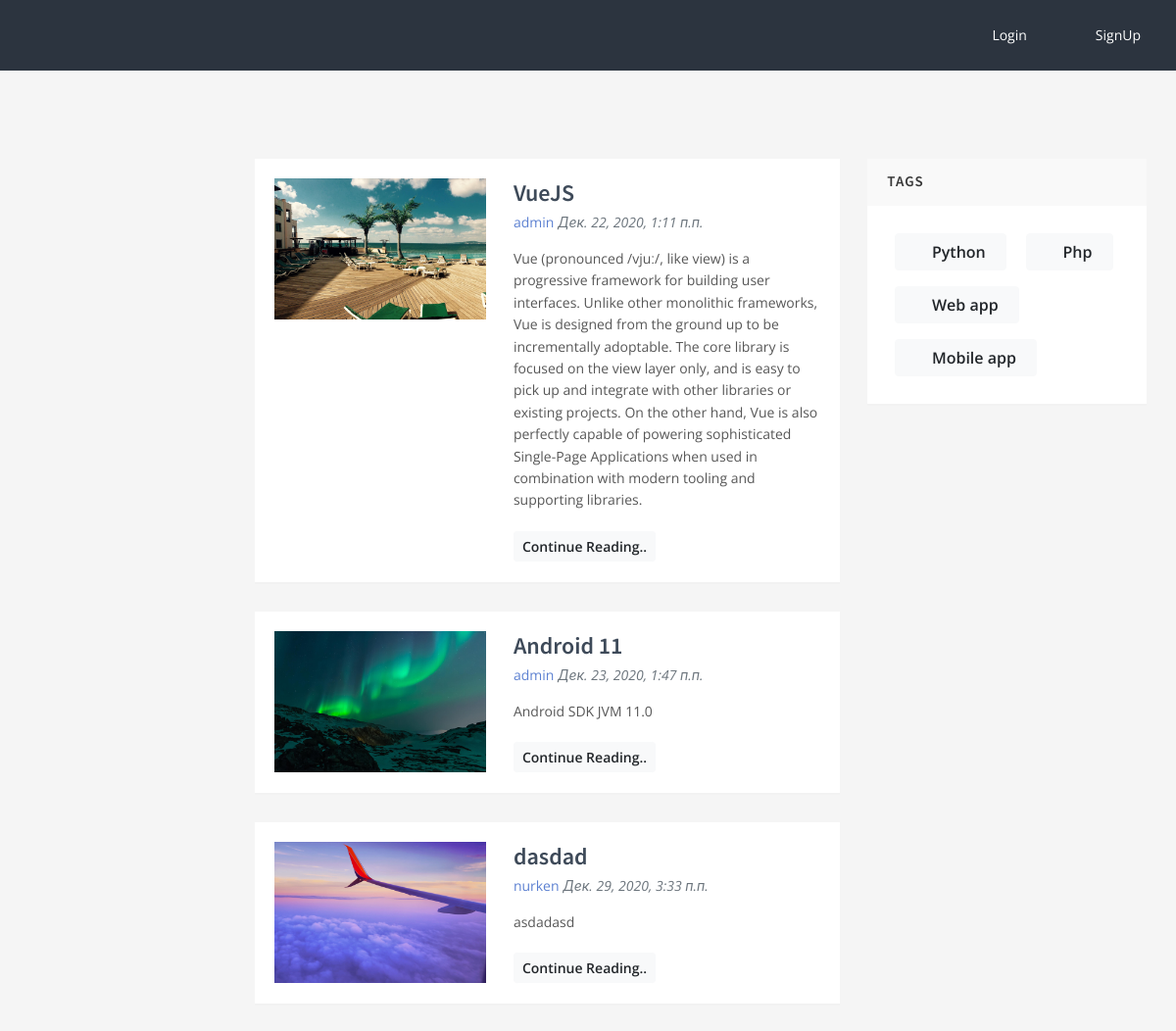
The page / on the database its author committed.
### news/models.py (models this page shows, shortened)
class News(models.Model):
    STATUS = [
        ('published', 'Published'),
        ('unpublished', 'Unpublished')
    ]
    title = models.CharField(verbose_name="Название", max_length=255)
    description = models.TextField(verbose_name="Описание")
    author = models.ForeignKey(User, on_delete=models.CASCADE)
    tag = models.ManyToManyField('Tag', null=True, blank=True, default=None)
    status = models.CharField(max_length=255, choices=STATUS, default="published")
    image = models.ImageField(null=True, blank=True)
    created_at = models.DateTimeField(verbose_name = "Дата создание", auto_now_add=timezone.now())
    class Meta:
        verbose_name = 'Новость'
        verbose_name_plural = 'Новости'

class Tag(models.Model):
    title = models.CharField(verbose_name="Название", max_length=255)
    slug = models.SlugField(verbose_name="Слаг", db_index=True, max_length=255)
    class Meta:
        verbose_name = 'Тег'
        verbose_name_plural = 'Теги'

### landing/views.py (the view)
# urls.py: path('', views.index),
def index(request):
    news = News.objects.all()
    tags = Tag.objects.all()
    return render(request, 'landing/index.html', {
        'news': news,
        'tags': tags
    })

### landing/templates/landing/index.html (shortened to what this page needs)
{% load static %}
<!DOCTYPE html>
<html lang="en">
    <head>
        <link rel="stylesheet" id="css-main" href="{% static 'assets/css/oneui.min.css' %}">
    </head>
    <body>
        <div class="bg-sidebar-dark p-3 push">
            <div id="horizontal-navigation-click-centered-dark" class="d-none d-lg-block mt-2 mt-lg-0">
                <ul class="nav-main nav-main-horizontal nav-main-horizontal-right nav-main-dark justify-content-end">
                    <li class="nav-main-item">
                        <a class="nav-main-link active" href="{% url 'login' %}">
                            <i class="nav-main-link-icon si si-login"></i>
                            <span class="nav-main-link-name">Login</span>
                        </a>
                    </li>
                    <li class="nav-main-item">
                        <a class="nav-main-link active" href="{% url 'signup' %}">
                            <i class="nav-main-link-icon fa fa-home"></i>
                            <span class="nav-main-link-name">SignUp</span>
                        </a>
                    </li>
                </ul>
            </div>
        </div>
        <div id="page-container" class="sidebar-o sidebar-dark enable-page-overlay side-scroll page-header-fixed side-trans-enabled"><div id="page-overlay"></div>
            <main id="main-container">
                <div class="content content-boxed">
                    <div class="row">
                        <div class="col-xl-8">
                            {% for item in news %}
                                <div class="block">
                                    <div class="block-content">
                                        <div class="row items-push">
                                            <div class="col-md-4 col-lg-5">
                                                <a href="be_pages_blog_story.html">
                                                    {% if item.image %}
                                                        <img class="img-fluid" src="{{ item.image.url }}" alt="">
                                                    {% else %}
                                                        <img class="img-fluid" src="{% static 'assets/media/photos/photo21.jpg' %}" alt="">
                                                    {% endif %}
                                                </a>
                                            </div>
                                            <div class="col-md-8 col-lg-7">
                                                <h4 class="h3 mb-1">
                                                    <a class="text-primary-dark" href="{% url 'details' id=item.id %}">{{ item.title }}</a>
                                                </h4>
                                                <div class="font-size-sm mb-3">
                                                    <a href="#">{{ item.author }}</a> <em class="text-muted">{{item.created_at}}</em>
                                                </div>
                                                <p class="font-size-sm">
                                                    {{ item.description }}
                                                </p>
                                                <a class="btn btn-sm btn-light" href="#">Continue Reading..</a>
                                            </div>
                                        </div>
                                    </div>
                                </div>
                            {% endfor %}
                        </div>
                        <div class="col-xl-4">
                        <div class="block">
                            <div class="block-header block-header-default">
                                <h3 class="block-title">Tags</h3>
                            </div>
                            <div class="block-content block-content-full">
                                {% for tag in tags %}
                                    <a class="btn btn-light js-tooltip-enabled m-2" href="{% url 'news.filter' tag_slug=tag.slug %}" data-toggle="tooltip" title="" data-original-title="Follow us on Twitter">
                                        <i class="fa fa-plus"></i> <span class="text-sm m-2">{{tag.title}}</span>
                                    </a>
                                {% endfor %}
                            </div>
                        </div>
                        </div>
                    </div>
                </div>
            </main>
        </div>
    </body>
</html>

### rows shown on the page
News: image (picture), title "VueJS", author "admin", created_at "Дек. 22, 2020, 1:11 п.п.", description "Vue (pronounced /vjuː/, like view) is a progressive framework for building user interfaces. Unlike other monolithic frameworks, Vue is designed from the ground up to be incrementally adoptable. The core library is focused on the view layer only, and is easy to pick up and integrate with other libraries or existing projects. On the other hand, Vue is also perfectly capable of powering sophisticated Single-Page Applications when used in combination with modern tooling and supporting libraries."
News: image (picture), title "Android 11", author "admin", created_at "Дек. 23, 2020, 1:47 п.п.", description "Android SDK JVM 11.0"
News: image (picture), title "dasdad", author "nurken", created_at "Дек. 29, 2020, 3:33 п.п.", description "asdadasd"
Tag: title "Python"
Tag: title "Php"
Tag: title "Web app"
Tag: title "Mobile app"
